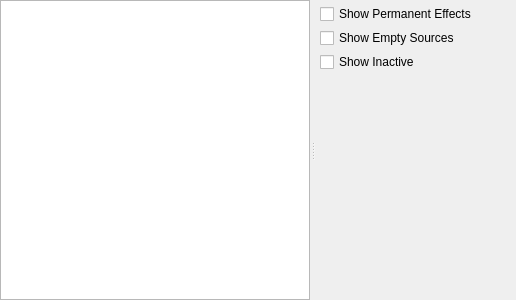
<?xml version="1.0" encoding="UTF-8"?>
<ui version="4.0">
 <class>Form</class>
 <widget class="QWidget" name="Form">
  <property name="geometry">
   <rect>
    <x>0</x>
    <y>0</y>
    <width>516</width>
    <height>300</height>
   </rect>
  </property>
  <property name="minimumSize">
   <size>
    <width>10</width>
    <height>0</height>
   </size>
  </property>
  <property name="windowTitle">
   <string>Form</string>
  </property>
  <layout class="QVBoxLayout" name="verticalLayout_2">
   <property name="spacing">
    <number>0</number>
   </property>
   <property name="leftMargin">
    <number>0</number>
   </property>
   <property name="topMargin">
    <number>0</number>
   </property>
   <property name="rightMargin">
    <number>0</number>
   </property>
   <property name="bottomMargin">
    <number>0</number>
   </property>
   <item>
    <widget class="QSplitter" name="splitter">
     <property name="minimumSize">
      <size>
       <width>10</width>
       <height>0</height>
      </size>
     </property>
     <property name="orientation">
      <enum>Qt::Horizontal</enum>
     </property>
     <property name="handleWidth">
      <number>6</number>
     </property>
     <widget class="QTableView" name="effectsView">
      <property name="minimumSize">
       <size>
        <width>10</width>
        <height>0</height>
       </size>
      </property>
      <property name="alternatingRowColors">
       <bool>true</bool>
      </property>
      <property name="selectionMode">
       <enum>QAbstractItemView::SingleSelection</enum>
      </property>
      <property name="selectionBehavior">
       <enum>QAbstractItemView::SelectRows</enum>
      </property>
      <property name="sortingEnabled">
       <bool>true</bool>
      </property>
      <attribute name="horizontalHeaderHighlightSections">
       <bool>false</bool>
      </attribute>
      <attribute name="verticalHeaderVisible">
       <bool>false</bool>
      </attribute>
     </widget>
     <widget class="QWidget" name="widget" native="true">
      <property name="minimumSize">
       <size>
        <width>10</width>
        <height>0</height>
       </size>
      </property>
      <layout class="QVBoxLayout" name="verticalLayout">
       <property name="spacing">
        <number>4</number>
       </property>
       <property name="leftMargin">
        <number>4</number>
       </property>
       <property name="topMargin">
        <number>4</number>
       </property>
       <property name="rightMargin">
        <number>4</number>
       </property>
       <property name="bottomMargin">
        <number>4</number>
       </property>
       <item>
        <widget class="QCheckBox" name="showPermanentCheckBox">
         <property name="text">
          <string>Show Permanent Effects</string>
         </property>
        </widget>
       </item>
       <item>
        <widget class="QCheckBox" name="showEmptySourcesCheckBox">
         <property name="text">
          <string>Show Empty Sources</string>
         </property>
        </widget>
       </item>
       <item>
        <widget class="QCheckBox" name="showInactiveCheckBox">
         <property name="text">
          <string>Show Inactive</string>
         </property>
        </widget>
       </item>
       <item>
        <spacer name="verticalSpacer">
         <property name="orientation">
          <enum>Qt::Vertical</enum>
         </property>
         <property name="sizeHint" stdset="0">
          <size>
           <width>20</width>
           <height>40</height>
          </size>
         </property>
        </spacer>
       </item>
      </layout>
     </widget>
    </widget>
   </item>
  </layout>
 </widget>
 <resources/>
 <connections/>
</ui>
